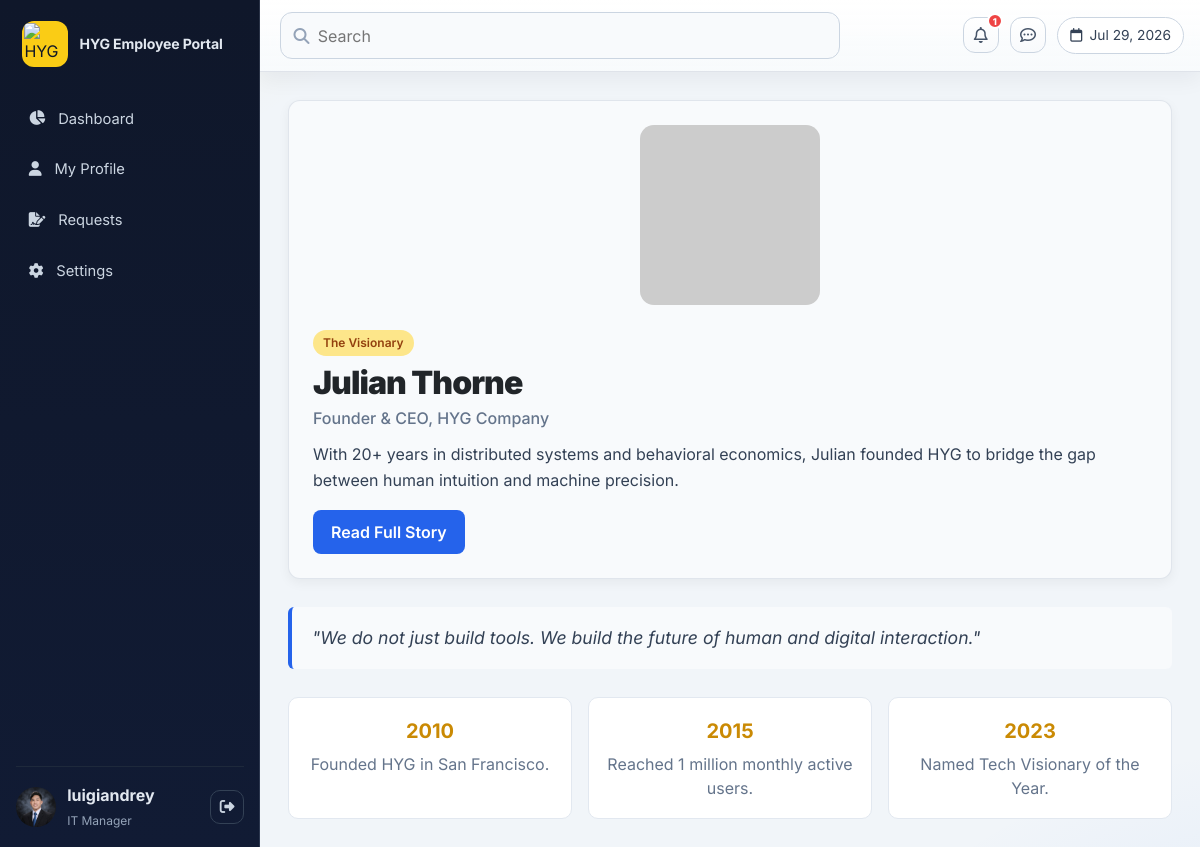
The app's page /founder (signed in) with its own data.
### website/models.py (models this page shows, shortened)
class Employee(db.Model):
    id = db.Column(db.Integer, primary_key=True)
    biometric_no = db.Column(db.String(50))
    first_name = db.Column(db.String(100))
    middle_name = db.Column(db.String(100))
    last_name = db.Column(db.String(100))
    suffix = db.Column(db.String(20))
    age = db.Column(db.Integer)
    religion = db.Column(db.String(100))
    educational_attainment = db.Column(db.String(100))
    birth_place = db.Column(db.String(150))
    nationality = db.Column(db.String(100))
    height = db.Column(db.String(50))
    weight = db.Column(db.String(50))
    civil_status = db.Column(db.String(50))
    birth_date = db.Column(db.Date)
    hired_date = db.Column(db.Date)
    department = db.Column(db.String(50))
    position = db.Column(db.String(100))
    company = db.Column(db.String(100))
    employee_no = db.Column(db.String(50))
    employee_type = db.Column(db.String(50))
    location = db.Column(db.String(100))
    email = db.Column(db.String(100), unique=True)
    phone = db.Column(db.String(20))
    house_phone = db.Column(db.String(30))
    social_media_type = db.Column(db.String(50))
    social_media_detail = db.Column(db.String(255))
    present_address = db.Column(db.Text)
    permanent_address = db.Column(db.Text)
    sss_no = db.Column(db.Integer)
    philhealth_no = db.Column(db.Integer)
    pagibig_no = db.Column(db.Integer)
    tin_no = db.Column(db.Integer)
    valid_id_no = db.Column(db.Integer)
    valid_id_type = db.Column(db.String(50))
    elementary_school = db.Column(db.String(150))
    elementary_year_attended = db.Column(db.String(100))
    secondary_school = db.Column(db.String(150))
    secondary_year_attended = db.Column(db.String(100))
    college_school = db.Column(db.String(150))
    college_year_attended = db.Column(db.String(100))
    college_course = db.Column(db.String(150))
    year_graduated = db.Column(db.String(50))
    father_name = db.Column(db.String(150))
    father_occupation = db.Column(db.String(150))
    mother_maiden_name = db.Column(db.String(150))
    mother_occupation = db.Column(db.String(150))
    no_of_siblings = db.Column(db.String(50))
    sibling_birth_order = db.Column(db.String(100))
    spouse_full_name = db.Column(db.String(150))
    spouse_age = db.Column(db.Integer)
    spouse_birth_date = db.Column(db.Date)
    spouse_school = db.Column(db.String(150))
    spouse_course_degree = db.Column(db.String(150))
    spouse_occupation = db.Column(db.String(150))
    no_of_children = db.Column(db.Integer)
    no_of_male_children = db.Column(db.Integer)
    no_of_female_children = db.Column(db.Integer)
    children_details = db.Column(db.JSON)
    account_no = db.Column(db.Integer)
    bank_type = db.Column(db.String(50))
    status = db.Column(db.String(50))
    photopath = db.Column(db.String(255))
    employment_status = db.Column(db.String(50))
    gender = db.Column(db.String(20))
    zipCode = db.Column(db.Integer)

class User(db.Model, UserMixin):
    id = db.Column(db.Integer, primary_key=True)
    employee_id = db.Column(db.Integer, db.ForeignKey('employee.id'), nullable=True, unique=True)
    username = db.Column(db.String(100), unique=True)
    password = db.Column(db.String(255))
    role = db.Column(db.String(50), default='user')
    leave_credits = db.Column(db.Integer)
    offset_credits = db.Column(db.Float, nullable=False, default=0.0)
    employee = db.relationship('Employee', backref=db.backref('user', uselist=False))

### website/views.py (the view)
@views.route('/founder')
def founder():
    return render_template("founder.html")

### website/templates/founder.html (shortened to what this page needs)
{% extends "base.html" %}
{% block page_content %}
<section class="text-page">
  <div class="card founder">
    <img src="https://picsum.photos/seed/founder-julian/500/500" alt="Julian Thorne">
    <div>
      <div class="pill warn">The Visionary</div>
      <h1 class="founder-title">Julian Thorne</h1>
      <p class="founder-role">Founder & CEO, HYG Company</p>
      <p class="founder-description">
        With 20+ years in distributed systems and behavioral economics,
        Julian founded HYG to bridge the gap between human intuition
        and machine precision.
      </p>
      <a href="#" class="cta-btn">Read Full Story</a>
    </div>
  </div>
  <div class="quote">
    "We do not just build tools. We build the future of human and digital interaction."
  </div>
  <div class="milestones">
    <article class="milestone">
      <strong>2010</strong>
      <p>Founded HYG in San Francisco.</p>
    </article>
    <article class="milestone">
      <strong>2015</strong>
      <p>Reached 1 million monthly active users.</p>
    </article>
    <article class="milestone">
      <strong>2023</strong>
      <p>Named Tech Visionary of the Year.</p>
    </article>
  </div>
</section>
{% endblock %}

### website/templates/base.html (shortened to what this page needs)
<!doctype html>
<html lang="en">
<head>
  <link rel="stylesheet" href="https://cdnjs.cloudflare.com/ajax/libs/font-awesome/6.5.2/css/all.min.css">
  <link rel="stylesheet" href="https://cdn.jsdelivr.net/npm/bootstrap@5.3.3/dist/css/bootstrap.min.css">
  <link rel="stylesheet" href="{{ url_for('static', filename='css/styles.css') }}?v={{ static_version }}">
</head>
<body>
  <div class="app-shell">
    <aside class="sidebar" id="sidebar">
      <div class="sidebar-head">
        <div class="brand">
          <div class="brand-mark logo-image">
            <img src="{{ url_for('static', filename='images/logos/HYG LOGO.png') }}" alt="HYG Logo" class="hyg-logo">
          </div>
          <strong>HYG Employee Portal</strong>
        </div>
      </div>
      {% set role = current_user.role if current_user.is_authenticated else '' %}
      {% set is_employee_user = role == 'user' %}
      {% set has_employee_profile = current_user.is_authenticated and current_user.employee %}
      {% set can_manage_employees = role in ['admin', 'hr'] %}
      {% set can_manage_companies = role in ['admin', 'hr'] %}
      {% set can_manage_departments = role in ['admin', 'hr'] %}
      {% set can_manage_users = role == 'admin' %}
      {% set can_manage_settings = role == 'admin' %}
      {% set can_view_esarf_requests = role in ['admin', 'timekeeper'] or is_esarf_approver %}
      {% set can_view_leave_requests = role in ['admin', 'timekeeper'] or is_leave_approver %}
      {% set can_view_perk_requests = role in ['admin', 'hr'] or is_perk_approver %}
      {% set is_mobile_approver = can_view_esarf_requests or can_view_leave_requests or can_view_perk_requests %}
      {% set can_view_attendance = role in ['admin', 'user'] %}
      {% set can_view_leaves = role == 'admin' or has_employee_profile %}
      <ul class="nav-list">
        {% if current_user.is_authenticated %}
        <li>
          <a href="{% if role in ['admin', 'hr'] %}{{ url_for('admin.dashboard') }}{% elif has_employee_profile %}{{ url_for('employee.employee_dashboard') }}{% else %}{{ url_for('views.home') }}{% endif %}" class="nav-link ">
            <i class="fa-solid fa-chart-pie"></i>
            <span>Dashboard</span>
          </a>
        </li>
        {% endif %}
        {% if has_employee_profile %}
        <li>
          <a href="{{ url_for('employee.view_employee', employee_id=current_user.employee.id) }}" class="nav-link {% if request.path.startswith('/employee/profile/' ~ current_user.employee.id) %}active{% endif %}">
            <i class="fa-solid fa-user"></i>
            <span>My Profile</span>
          </a>
        </li>
        {% endif %}
        {% if has_employee_profile %}
        <li>
            <a href="{% if is_mobile_approver and can_view_esarf_requests %}{{ url_for('admin.esarf_requests', type='esarf') }}{% elif is_mobile_approver and can_view_leave_requests %}{{ url_for('admin.esarf_requests', type='leave') }}{% elif is_mobile_approver and can_view_perk_requests %}{{ url_for('admin.perk_requests') }}{% else %}{{ url_for('employee.esarf_requests') }}{% endif %}" class="nav-link {% if request.path == '/esarf_requests' or request.path == '/employee/esarf_requests' or request.path == '/perk_requests' %}active{% endif %}">
            <i class="fa-solid fa-file-signature"></i>
            <span>Requests</span>
          </a>
        </li>
        <li>
          <a href="{{ url_for('employee.settings') }}" class="nav-link {% if request.path == '/employee/settings' %}active{% endif %}">
            <i class="fa-solid fa-gear"></i>
            <span>Settings</span>
          </a>
        </li>
        {% endif %}
      </ul>
      {% set profile_employee = current_user.employee if current_user.is_authenticated and current_user.employee else None %}
      {% set profile_name = current_user.username if current_user.is_authenticated and current_user.username else 'Guest' %}
      {% set role_label_map = {'admin': 'Administrator', 'hr': 'HR', 'timekeeper': 'Timekeeper', 'user': 'Employee', 'dept manager': 'Dept Manager', 'operation': 'Operations', 'general manager': 'General Manager'} %}
      {% set profile_position = profile_employee.position if profile_employee and profile_employee.position else role_label_map.get(role, 'Employee') %}
      <div class="sidebar-foot">
        {% if profile_employee and profile_employee.photopath %}
        <img src="{{ url_for('static', filename=profile_employee.photopath) }}" alt="{{ profile_name }}">
        {% else %}
        <span class="avatar-letter">{{ profile_name[:1] }}</span>
        {% endif %}
        <div>
          <div><strong>{{ profile_name|trim }}</strong></div>
          <small>{{ profile_position }}</small>
        </div>
        {% if current_user.is_authenticated %}
        <a href="{{ url_for('auth.logout') }}" class="logout-btn sidebar-inline-logout" title="Logout" aria-label="Logout">
          <i class="fa-solid fa-right-from-bracket"></i>
        </a>
        {% endif %}
      </div>
    </aside>
    <section class="app-main">
      {% block topbar %}
      <header class="topbar">
        <div class="topbar-left">
          <label class="search">
            <i class="fa-solid fa-magnifying-glass"></i>
            <input type="text" placeholder="Search">
          </label>
        </div>
        <div class="topbar-right">
          <a href="{{ url_for('employee.notifications') if current_user.is_authenticated else url_for('auth.login') }}" class="icon-btn topbar-notification-link" title="Notifications" aria-label="Notifications">
            <i class="fa-regular fa-bell"></i>
            {% if unread_notification_count %}
            <span class="topbar-notification-badge">{{ unread_notification_count if unread_notification_count < 10 else '9+' }}</span>
            {% endif %}
          </a>
          <a href="{{ url_for('employee.ai_messages') if current_user.is_authenticated else url_for('auth.login') }}" class="icon-btn {% if request.path == '/employee/ai-messages' %}active{% endif %}" title="AI Messages" aria-label="AI Messages"><i class="fa-regular fa-comment-dots"></i></a>
          <div class="date-pill"><i class="fa-regular fa-calendar"></i><span id="topbarDate">Today</span></div>
        </div>
      </header>
      {% endblock %}
      <main class="page" id="appContent" aria-live="polite" aria-busy="false">
        {% block page_content %}{% endblock %}
      </main>
    </section>
  </div>
</body>
</html>

### website/templates/founder.html (style rules this page uses)
.text-page { max-width: 1000px; margin: auto; padding: 20px; font-family: 'Inter', sans-serif; }
.founder { display: flex; gap: 24px; align-items: center; padding: 24px; border-radius: 12px; background: #f8fafc; box-shadow: 0 4px 12px rgba(0,0,0,0.05); transition: transform 0.3s, box-shadow 0.3s; }
.founder img { width: 180px; height: 180px; object-fit: cover; border-radius: 14px; }
.founder-title { font-size: 2rem; font-weight: 900; letter-spacing: -0.03em; margin-top: 8px; }
.founder-role { margin-top: 4px; color: #64748b; font-weight: 500; }
.founder-description { margin-top: 12px; color: #334155; line-height: 1.6; }
.pill { padding: 4px 10px; border-radius: 20px; font-size: 12px; font-weight: 600; display: inline-block; }
.pill.warn { background: #fde68a; color: #92400e; }
.quote { margin: 28px 0; padding: 18px 20px; border-left: 4px solid #2563eb; background: #f8fafc; font-style: italic; color: #334155; border-radius: 6px; }
.milestones { display: grid; grid-template-columns: repeat(auto-fit, minmax(200px, 1fr)); gap: 16px; margin-top: 20px; }
.milestone { padding: 18px; border-radius: 10px; background: #ffffff; border: 1px solid #e2e8f0; text-align: center; transition: transform 0.3s, box-shadow 0.3s; }
.milestone strong { font-size: 20px; display: block; }
.milestone p { margin-top: 6px; color: #64748b; }
.cta-btn { display: inline-block; margin-top: 16px; padding: 10px 18px; background: #2563eb; color: #fff; font-weight: 600; border-radius: 8px; text-decoration: none; transition: background 0.3s; }

### records on screen
Employee: photopath (picture), position "IT Manager"
User: username "luigiandrey"

### other values on screen
{{ unread_notification_count if unread_notification_count < 10 else '9+' }} "1"
